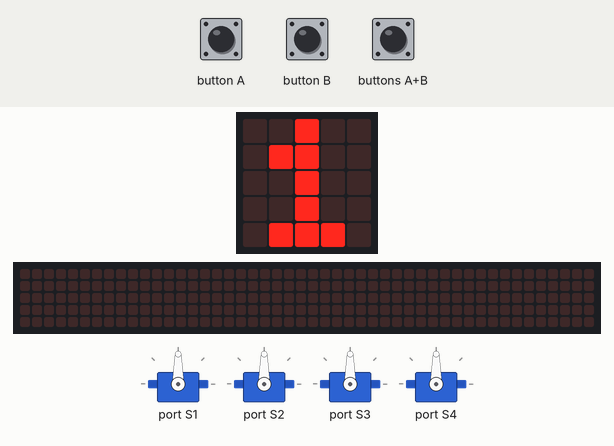
The program below on a simulated BBC micro:bit (MakeCode). On the bench: the board's 5×5 LED display, 4 × servo, a strip that is not on the board, showing the scrolling text unrolled. The test bench sets the inputs (shaded band). The 48×5 strip is a reading aid, not a part: it shows the text the display is scrolling, unrolled, one strip-width of it at a time.

Above: at 2.5 s.
2.6 s: buttons A+B pressed for 0.15 s
At 2.82 s:
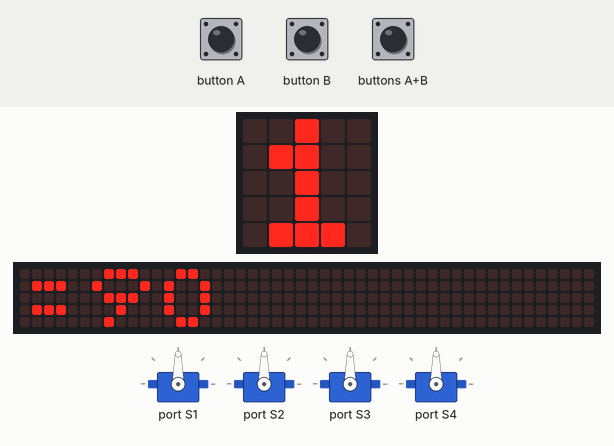
3.3 s: buttons A+B pressed for 1 s
4.9 s: button A pressed for 0.15 s
At 5.22 s:
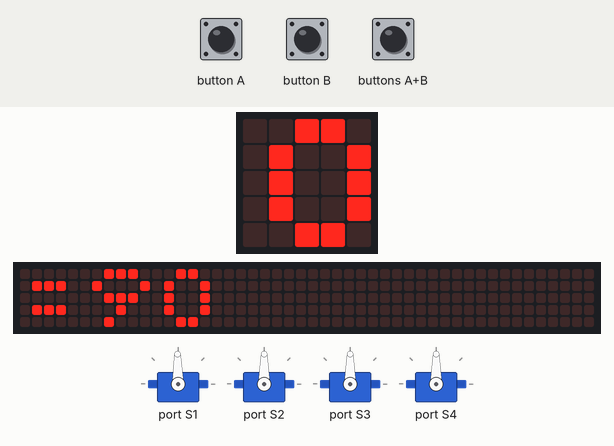
5.6 s: button B pressed for 0.15 s
At 6.12 s:
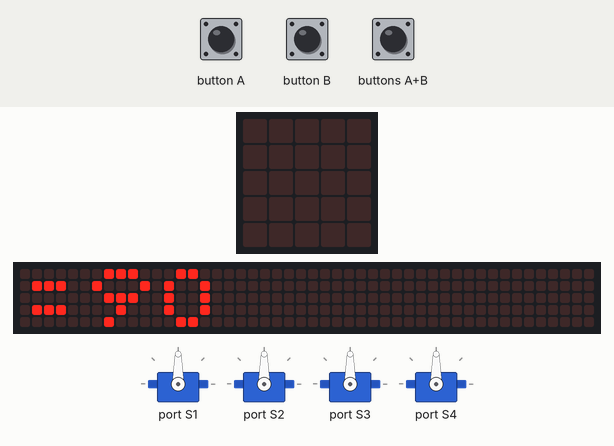
6.3 s: button A pressed for 0.15 s
At 6.9 s:
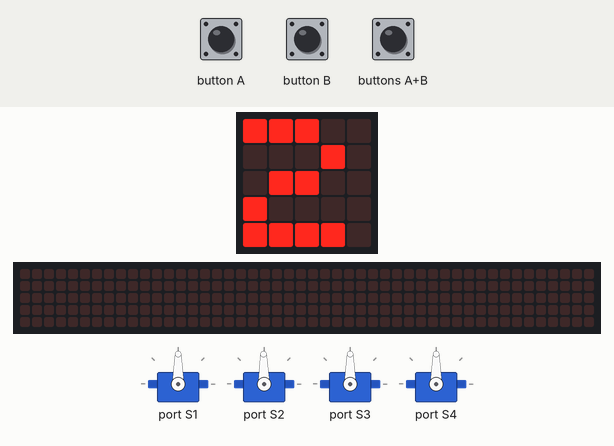
Timing chart, 0 to 8.0 s (numbered marks = the images above; inputs shaded):
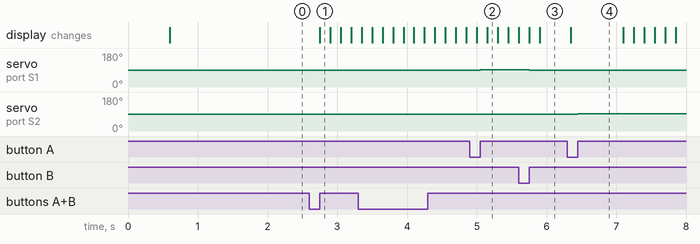

The program:

main.ts
```typescript
function servo_select (ang: number, mp: number) {
    if (mp == 1) {
        kitronik_i2c_16_servo.servoWrite(kitronik_i2c_16_servo.Servos.Servo1, ang)
    } else if (mp == 2) {
        kitronik_i2c_16_servo.servoWrite(kitronik_i2c_16_servo.Servos.Servo2, ang)
    } else if (mp == 3) {
        kitronik_i2c_16_servo.servoWrite(kitronik_i2c_16_servo.Servos.Servo3, ang)
    } else if (mp == 4) {
        kitronik_i2c_16_servo.servoWrite(kitronik_i2c_16_servo.Servos.Servo4, ang)
    }
}
input.onButtonPressed(Button.A, function () {
    angle[mp] = angle[mp] + 1
    servo_select(angle[mp], mp)
})
input.onButtonPressed(Button.AB, function () {
    basic.showString("=" + convertToText(angle[mp]))
    if (mp <= 3) {
        mp += 1
    } else {
        mp = 1
    }
    basic.showNumber(mp)
})
input.onButtonPressed(Button.B, function () {
    angle[mp] = angle[mp] - 1
    servo_select(angle[mp], mp)
})
let mp = 0
let angle: number[] = []
basic.showIcon(IconNames.Heart)
angle = [
0,
90,
90,
90,
90
]
kitronik_i2c_16_servo.servoWrite(kitronik_i2c_16_servo.Servos.Servo1, angle[1])
kitronik_i2c_16_servo.servoWrite(kitronik_i2c_16_servo.Servos.Servo2, angle[2])
kitronik_i2c_16_servo.servoWrite(kitronik_i2c_16_servo.Servos.Servo3, angle[3])
kitronik_i2c_16_servo.servoWrite(kitronik_i2c_16_servo.Servos.Servo4, angle[4])
mp = 1
basic.showNumber(mp)
```

test.ts
```typescript
// テストはここに来ます。このパッケージが拡張機能として使用されるときにはコンパイルされません。
```

Measured:
- after the input at 2.6 s, the display: changes after 0.15 s (image 1)
- after the input at 4.9 s, servo on port S1: 90° → 91° after 0.15 s
- after the input at 5.6 s, servo on port S1: 91° → 90° after 0.15 s
- after the input at 6.3 s, servo on port S2: 90° → 91° after 0.15 s
